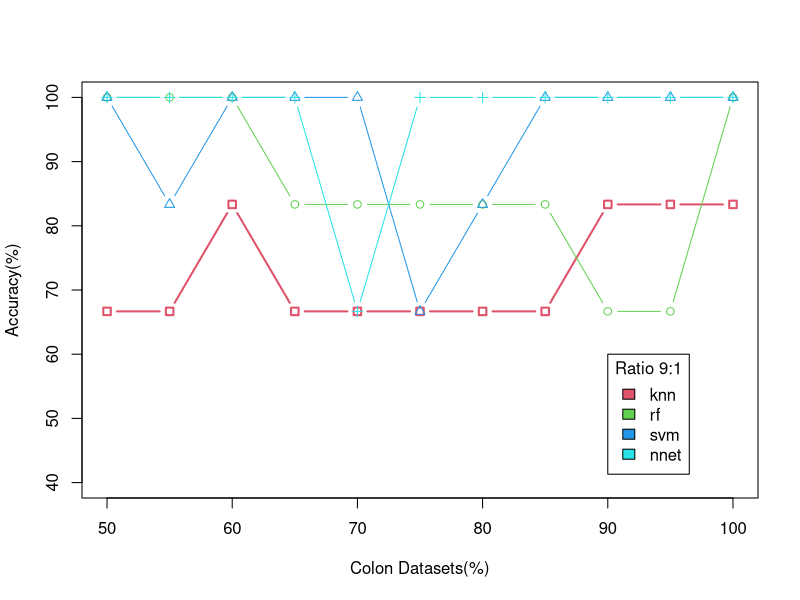
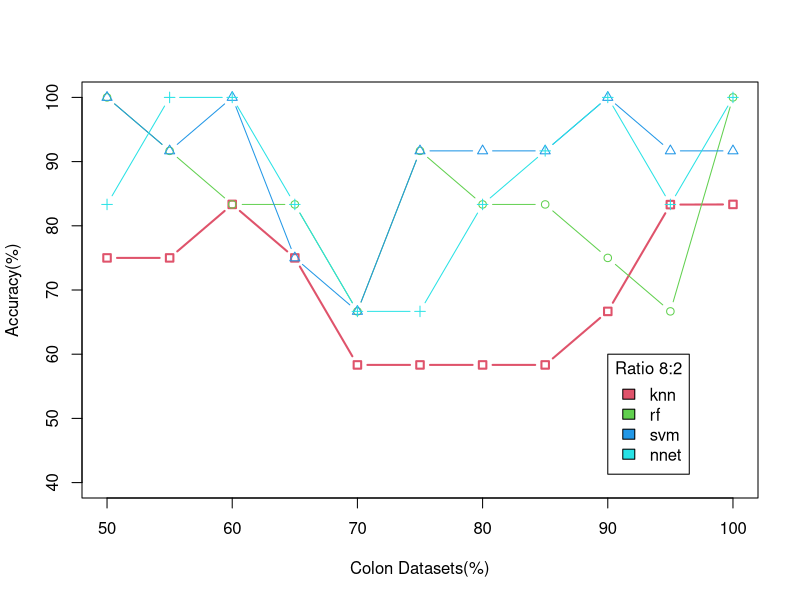
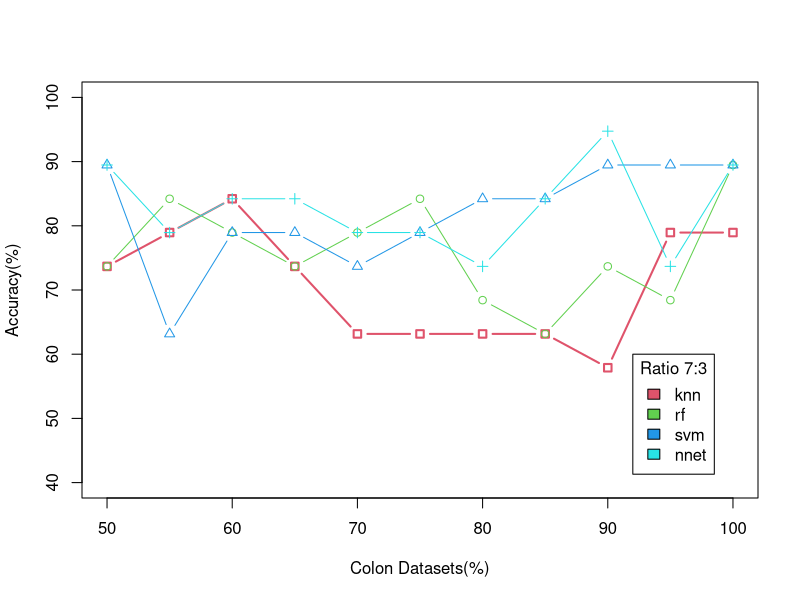
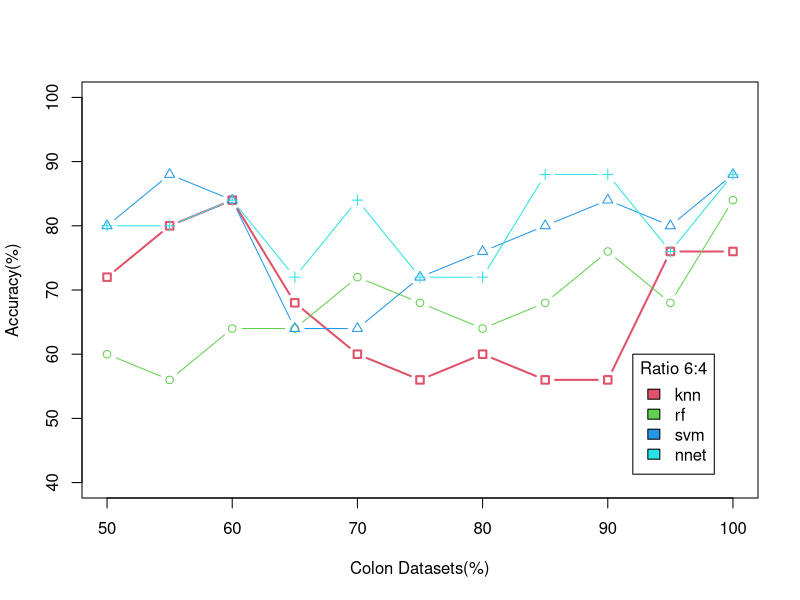

The R source for these figures, in order: (Note: this script raises an error after producing the figures.)
x<-seq(50,100,5)
#				50		55		60		65		70		75		80		85		90		95  100
y.91.knn<-	c(66.67	,66.67	,83.33	,66.67	,66.67	,66.67	,66.67	,66.67	,83.33	,83.33  ,83.33	)
y.91.svm<-	c(100	,83.33	,100	,100	,100	,66.67	,83.33	,100	,100	,100	,100)
y.91.rf<-	c(100	,100	,100	,83.33	,83.33	,83.33	,83.33	,83.33	,66.67	,66.67	,100)
y.91.nnet<-	c(100	,100	,100	,100	,66.67	,100	,100	,100	,100	,100	,100)

y.82.knn<-	c(75	,75		,83.33	,75		,58.33	,58.33	,58.33	,58.33	,66.67	,83.3	,83.33)
y.82.svm<-	c(100	,91.67	,100	,75		,66.67	,91.67	,91.67	,91.67	,100	,91.67	,91.67)
y.82.rf<-	c(100	,91.67	,83.33	,83.33	,66.67	,91.67	,83.33	,83.33	,75		,66.67	,100)
y.82.nnet<-	c(83.33	,100	,100	,83.33	,66.67	,66.67	,83.33	,91.67	,100	,83.33	,100)

y.73.knn <-	c(73.68	,78.95	,84.21	,73.68	,63.16	,63.16	,63.16	,63.16	,57.89	,78.95	,78.95)
y.73.svm <-	c(89.47	,63.16	,78.95	,78.95	,73.68	,78.95	,84.21	,84.21	,89.47	,89.47	,89.47)
y.73.rf <-	c(73.68	,84.21	,78.95	,73.68	,78.95	,84.21	,68.42	,63.16	,73.68	,68.42	,89.47)
y.73.nnet <-c(89.47	,78.94	,84.21	,84.21	,78.95	,78.95	,73.68	,84.21	,94.74	,73.68	,89.47)

y.64.knn<-	c(72	,80		,84		,68		,60		,56		,60		,56		,56		,76		,76	)
y.64.svm<-	c(80	,88		,84		,64		,64		,72		,76		,80		,84		,80		,88)
y.64.rf<-	c(60	,56		,64		,64		,72		,68		,64		,68		,76		,68		,84)
y.64.nnet<-	c(80	,80		,84		,72		,84		,72		,72		,88		,88		,76		,88)

#91
plot(x,y.91.knn,lwd=2,col=2,type="b",pch=0, xlim=c(50,100), ylim=c(40,100),xlab="Colon Datasets(%)",ylab="Accuracy(%)")
lines(x,y.91.rf, type="b" ,col=3,pch=1)
lines(x,y.91.svm, type="b", col=4,pch=2)
lines(x,y.91.nnet, type="b",col=5,pch=3)
legend(90,60, title = "Ratio 9:1", c('knn','rf','svm','nnet'), 2:5)

#82
plot(x,y.82.knn,lwd=2,col=2,type="b",pch=0, xlim=c(50,100), ylim=c(40,100),xlab="Colon Datasets(%)",ylab="Accuracy(%)")
lines(x,y.82.rf, type="b" ,col=3,pch=1)
lines(x,y.82.svm, type="b", col=4,pch=2)
lines(x,y.82.nnet, type="b",col=5,pch=3)
legend(90,60, title = "Ratio 8:2", c('knn','rf','svm','nnet'), 2:5)
#73
plot(x,y.73.knn,lwd=2,col=2,type="b",pch=0, xlim=c(50,100), ylim=c(40,100),xlab="Colon Datasets(%)",ylab="Accuracy(%)")
lines(x,y.73.rf, type="b" ,col=3,pch=1)
lines(x,y.73.svm, type="b", col=4,pch=2)
lines(x,y.73.nnet, type="b",col=5,pch=3)
legend(92,60, title = "Ratio 7:3", c('knn','rf','svm','nnet'), 2:5)
#64
plot(x,y.64.knn,lwd=2,col=2,type="b",pch=0, xlim=c(50,100), ylim=c(40,100),xlab="Colon Datasets(%)",ylab="Accuracy(%)")
lines(x,y.64.rf, type="b" ,col=3,pch=1)
lines(x,y.64.svm, type="b", col=4,pch=2)
lines(x,y.64.nnet, type="b",col=5,pch=3)
legend(92,60, title = "Ratio 6:4", c('knn','rf','svm','nnet'), 2:5)

#mean
mean(y.91.knn)
mean(y.91.svm)
mean(y.91.rf)
mean(y.91.nnet)
mean(y.82.knn)
mean(y.82.svn)
mean(y.82.rf)
mean(y.82.nnet)
mean(y.73.knn)
mean(y.73.svn)
mean(y.73.rf)
mean(y.73.nnet)
mean(y.64.knn)
mean(y.64.svm)
mean(y.64.rf)
mean(y.64.nnet)





